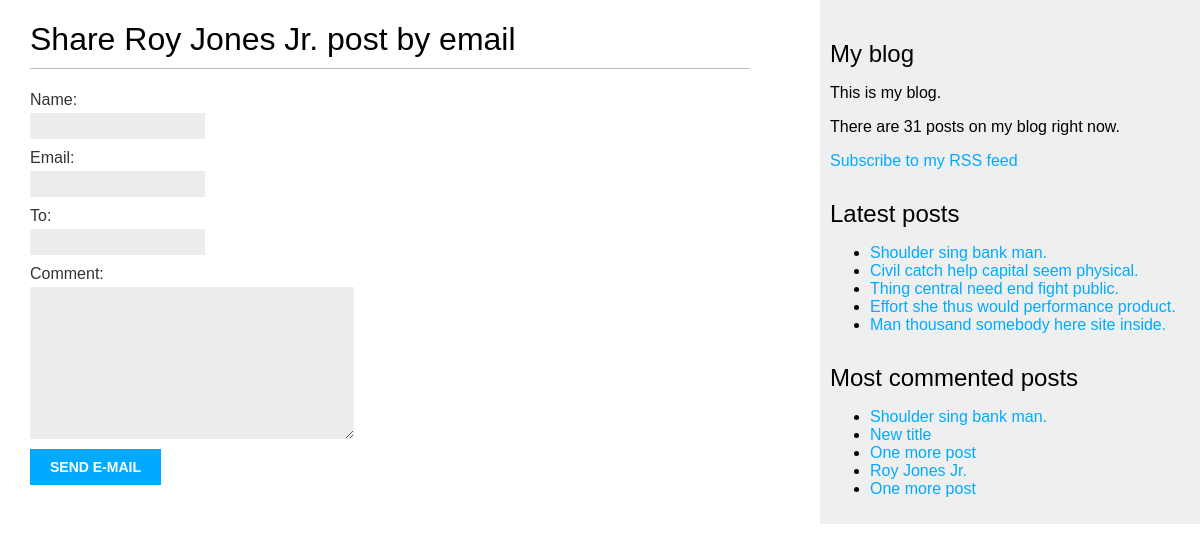
Page /blog/4/share on the committed database.
### blog/models.py (models this page shows, shortened)
class Post(models.Model):
    class Status(models.TextChoices):
        DRAFT = "DR", "Draft",
        PUBLISHED = "PB", "Published"
    title = models.CharField(max_length=250)
    slug = models.SlugField(max_length=250)
    body = models.TextField()
    created = models.DateTimeField(auto_now_add=True)
    publish = models.DateTimeField(default=timezone.now)
    updated = models.DateTimeField(auto_now=True)
    status = models.CharField(max_length=2, choices=Status.choices, default=Status.DRAFT)
    author = models.ForeignKey(User, on_delete=models.CASCADE)
    tags = TaggableManager()
    objects = models.Manager() # Default manager
    published = PublishedManager() # Custom manager that returns published objects
    class Meta:
        ordering = ["publish"]
        indexes = [
            models.Index(fields=["-publish"]),
        ]
    def get_absolute_url(self):
        return reverse("blog:post_detail", args=[self.publish.year, self.publish.month, self.publish.day, self.slug])

### blog/views.py (the view)
# urls.py: path('<int:post_id>/share', views.post_share, name='post_share'),
def post_share(request, post_id):
    post = get_object_or_404(Post, id=post_id, status=Post.Status.PUBLISHED)
    sent = False
    if request.method == "POST":
        form = EmailPostForm(request.POST)
        if form.is_valid():
            cd = form.cleaned_data
            post_url = request.build_absolute_uri(post.get_absolute_url())
            subject = f"{cd['name']} recommends you read {post.title}"
            body = f"Read {post.title} at {post_url}\n\n{cd['name']}'s comment: {cd['comment']}"
            send_mail(subject, body, "hitmanabsolution25@gmail.com", [cd["to"]])
            sent = True
    else:
        form = EmailPostForm()
    return render(request, "blog/post/share.html", {"post": post, "form": form, "sent": sent})

### blog/forms.py
class EmailPostForm(forms.Form):
    name = forms.CharField(max_length=25)
    email = forms.EmailField()
    to = forms.EmailField()
    comment = forms.CharField(required=False, widget=forms.Textarea)

### blog/models.py (called while the page is built)
    def get_queryset(self):
        return super().get_queryset().filter(status=Post.Status.PUBLISHED)

### blog/templatetags/blog_tags.py (called while the page is built)
@register.simple_tag
def total_posts():
    return Post.published.count()

@register.inclusion_tag("blog/post/latest_posts.html")
def show_latest_posts(count=5):
    latest_posts = Post.published.order_by("-publish")[:count]
    return {"latest_posts": latest_posts}

@register.simple_tag
def get_most_commented_posts(count=5):
    return Post.published.annotate(total_comments=Count("comments")).order_by("-total_comments")[:count]

### blog/templates/blog/post/share.html (shortened to what this page needs)
{% extends "blog/base.html" %}
{% block content %}
    {% if sent %}
        <h1>Email successfully sent</h1>
        <p>{{post.title}} was successfully sent to {{form.cleaned_data.to}}</p>
    {% else %}
        <h1>Share {{post.title}} post by email</h1>
        <form method="post">
            {{ form.as_p }}
            <input type="submit" value="Send e-mail">
        </form>
    {% endif %}
{% endblock %}

### blog/templates/blog/base.html (shortened to what this page needs)
{% load static %}
{% load blog_tags %}
<!DOCTYPE html>
<html lang="en">
<head>
    <link rel="stylesheet" href="{% static 'css/blog.css' %}">
</head>
<body>
    <div id="content">
        {% block content %}
        {% endblock %}
    </div>
    <div id="sidebar">
        <h2>My blog</h2>
        <p>
            This is my blog.
        </p>
        <p>
            There are {% total_posts %} posts on my blog right now.
        </p>
        <p>
            <a href="{% url 'blog:post_feed' %}">Subscribe to my RSS feed</a>
        </p>
        <h2>Latest posts</h2>
        {% show_latest_posts %}
        <h2>Most commented posts</h2>
        {% get_most_commented_posts as most_commented_posts %}
        <ul>
            {% for post in most_commented_posts %}
                <li>
                    <a href="{{post.get_absolute_url}}">{{post.title}}</a>
                </li>
            {% endfor %}
        </ul>
    </div>
</body>
</html>

### blog/templates/blog/post/latest_posts.html
<ul>
    {% for post in latest_posts %}
        <li>
            <a href="{{post.get_absolute_url}}">{{post.title}}</a>
        </li>
    {% endfor %}
</ul>

### blog/static/css/blog.css (style rules this page uses)
body { margin:0; padding:0; font-family:helvetica, sans-serif; }
a { color:#00abff; text-decoration:none; }
h1 { font-weight:normal; border-bottom:1px solid #bbb; padding:0 0 10px 0; }
h2 { font-weight:normal; margin:30px 0 0; }
#content { float:left; width:60%; padding:0 0 0 30px; }
#sidebar { float:right; width:30%; padding:10px; background:#efefef; height:100%; }
label { float:left; clear:both; color:#333; margin-bottom:4px; }
input, textarea { clear:both; float:left; margin:0 0 10px; background:#ededed; border:0; padding:6px 10px; font-size:12px; }
input[type=submit] { font-weight:bold; background:#00abff; color:#fff; padding:10px 20px; font-size:14px; text-transform:uppercase; }

### rows in the picture
Post: title "Roy Jones Jr."
Post: title "Shoulder sing bank man."
Post: title "Civil catch help capital seem physical."
Post: title "Thing central need end fight public."
Post: title "Effort she thus would performance product."
Post: title "Man thousand somebody here site inside."
Post: title "New title"
Post: title "One more post"
Post: title "One more post"
